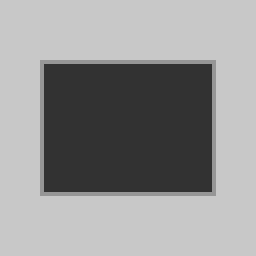
%> input picture a2/PA2-testimages/block2.tif, 64 x 64 px (shown 4 times larger)
$ octave Generalised_Hough_transform.m   (GNU Octave 9; MATLAB toolbox functions it lacks are replaced by stand-ins)
%> lines starting %> are read from the running program, lines starting %| are printed output that depends on the picture; in (x1, y1, x2, y2) boxes, pixels count from 0 and x2, y2 are one past the last pixel; in counts of white or black regions, pixels touching at a corner belong together; the program's own positions count from 1
Is = imread('PA2-testimages/block2.tif');
%> Is is the input picture: size 64x64 uint8; min 50, max 200, mean 148.9
Itm = imread('PA2-testimages/block2.tif');
[score,  y, x ] = Generalized_hough_transform(Is,Itm);

function [score,  y, x ] = Generalized_hough_transform(Is,Itm)
%Find template/shape Itm in greyscale image Is using generalize hough trasform

%Use generalized hough transform to find Template/shape binary image given in binary image Itm in grayscale image Is (greyscale image)

%Is is greyscale  picture were the template Itm should be found
%Itm is bool edge image of the template with edges markedd ones
%Return the x,y location  cordniates  which gave the best match
%Also return the score of each this point (number of point matching)

%The x,y are the cordinates in image Is in which the  the top left edge of image Itm (1,1) should be positioned in order to give the best match

%Is=imread('');
%Itm=imread('');
%if nargin<3 thresh=1;end;

%--------------------------create edge and system edge images------------------------------------------------------------------------------------------------------------------------

%Is=rgb2gray(Is);

Iedg=edge(Is,'canny'); % Take canny edge images of Is with automatic threshold
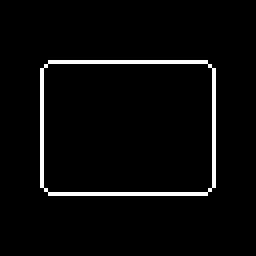
%> Iedg: size 64x64 logical (shown 4 times larger); 3.5% white in thin lines or dots, all inside (x1, y1, x2, y2) = (10, 15, 54, 49)
%}
%--------------------------------------------------------------------------------------------------------------------------------------
[y x]=find(Itm>0); % find all y,x cordinates of all points equal 1 inbinary template image Itm
%> y = 4096 values from 1 to 64; x = 4096 values from 1 to 64
nvs=size(x);% number of points in the  template image
%> nvs = [4096 1]
%-------------------Define Yc and Xc ----------------------------------------------
Cy=1;%round(mean(y));% find object y center, note that any reference point will do so the origin of axis hence 1 could be used just as well
Cx=1;%round(mean(x));% find object z center, note that any reference point will do so the origin of axis hence 1 could be used just as well

%------------------------------create gradient map of Itm, distrobotion between zero to pi %%%%%%%%%%%%%%%%%%%%%%%%%%%%%%%%%%%%%%%%%
GradientMap = gradient_direction( Itm );
%> in gradient_direction, `Dy=imfilter(double(i3),[1; -1],'same');`:
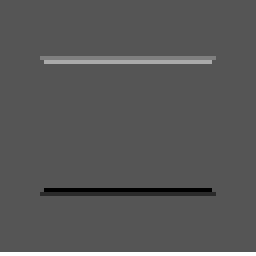
%> Dy: size 64x64 double (shown 4 times larger); min -100, max 200, mean 3.1; drawn with min black and max white
%> in gradient_direction, `Dx=imfilter(double(i3),[1  -1],'same');`:
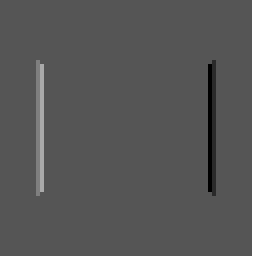
%> Dx: size 64x64 double (shown 4 times larger); min -100, max 200, mean 3.1; mean of the top-left, top-right, bottom-left and bottom-right quarters 2.4, 3.9, 2.4, 3.9; drawn with min black and max white
%> in gradient_direction, `Is=mod(atan2(Dy,Dx)+pi(), pi());`:
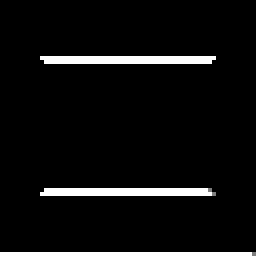
%> Is: size 64x64 double (shown 4 times larger); min 0, max 1.57, mean 0.0899; drawn with min black and max white

%%%%%%%%%%%%%%%%%%%%%%%Create an R-Table of Itm gradients to  parameter space in parameter space.%%%%%%%%%%%%%%%%%%%%%%%%%%%%%%%%%%%%%%%%%%%%%%%%
%---------------------------create template descriptor array------------------------------------
MaxAngelsBins=30;% devide the angel space to MaxAngelsBins uniformed space bins
MaxPointsPerangel=nvs(1);% maximal amount of points corresponding to specific angel
%> MaxPointsPerangel = 4096

PointCounter=zeros(MaxAngelsBins);% counter for the amount of edge points associate with each angel gradient
Rtable=zeros(MaxAngelsBins,MaxPointsPerangel,2); % assume maximum of 100 points per angle with MaxAngelsBins angles bins between zero and pi and x,y for the vector to the center of each point
% the third adimension are vector from the point to the center of the vessel

%------------------fill the  angel bins with points in the Rtable---------------------------------------------------------
for f=1:1:nvs(1)
    bin=round((GradientMap(y(f), x(f))/pi)*(MaxAngelsBins-1))+1; % transform from continues gradient angles to discrete angle bins and
    PointCounter(bin)=PointCounter(bin)+1;% add one to the number of points in the bin
    if (PointCounter(bin)>MaxPointsPerangel)
        disp('exceed max bin in hugh transform');
    end;
    Rtable(bin, PointCounter(bin),1)= Cy-y(f);% add the vector from the point to the object center to the bin
    Rtable(bin, PointCounter(bin),2)= Cx-x(f);% add the vector from the point to the object center to the bin
end;
%plot(pc);
%pause;


%%%%%%%%%%%%%%%%%%%%%%%%%%%%%%%%%%%%%%%%%%%%%%%%create and populate hough space%%%%%%%%%%%%%%%%%%%%%%%%%%%%%%%%%%%%%%%%%%%%%%%%%%%%%%%%%%%%%%%%%%%%%%%%%%%%
%-----------------------------use the array in previous image to identify the template in the main image Is----------------------------------------
[y x]=find(Iedg>0); % find all edg point in the in edge image Iedg of the main image Is
%> y = 144 values from 16 to 49; x = 144 values from 11 to 54
np=size(x);% find number of edge points Is edge image
%> np = [144 1]
GradientMap=gradient_direction(Is); % create gradient direction  map of the Is
Ss=size(Is); % Size of the main image Is
%> Ss = [64 64]
houghspace=zeros(size(Is));% the hough space assume to be in size of the image but it should probably be smaller
    for f=1:1:np(1)
          bin=round((GradientMap(y(f), x(f))/pi)*(MaxAngelsBins-1))+1; % transform from continues gradient angles to discrete angle bins and

          for fb=1:1:PointCounter(bin)
              ty=Rtable(bin, fb,1)+ y(f);
              tx=Rtable(bin, fb,2)+ x(f);
               if (ty>0) && (ty<Ss(1)) && (tx>0) && (tx<Ss(2))
                   houghspace(Rtable(bin, fb,1)+ y(f), Rtable(bin, fb,2)+ x(f))=  houghspace(Rtable(bin, fb,1)+ y(f), Rtable(bin, fb,2)+ x(f))+1; % add point in were the center of the image should be according to the pixel gradient
               end;
          end;
    end;
%> this loop made 144 passes
%> bin on passes 1 to 12: 1, 1, 1, 1, 1, 1, 1, 1, 1, 1, 1, 1
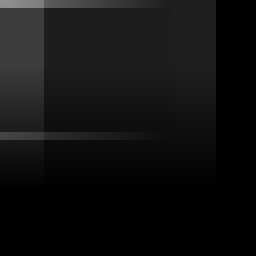
%> houghspace: size 64x64 double (shown 4 times larger); min 0, max 144, mean 16.4

%{
%====================================show The Hough Space in color==================================================================================================
imtool(houghspace);
imshow(houghspace,[]);
colormap jet
colorbar
pause
%}

%============================================Find best match in hough space=========================================================================================

%---------------------------------------------------------------------------normalized according to template size (fraction of the template points that was found)------------------------------------------------------------------------------------------------
Itr=houghspace;%./(sum(sum(Itm))); % Itr become the new score matrix
%---------------------------------------------------------------------------find  the location best score all scores which are close enough to the best score
%imtool(Itr,[]);
mx=max(max(Itr));% find the max score location
%> mx = 144
[y,x]=find(Itr==mx);%
%> y = 1; x = 1


%[y,x]=find(Itr>=thresh*mx,  10, 'first'); % find the location first 10 best matches which their score is at least thresh percents of the maximal score and pot them in the x,y array

score=Itr(y,x); % find max score in the huogh space
%> score = 144
%> `[score,  y, x ] = Generalized_hough_transform(Is,Itm);`: y = 1

end


%%%%%%%%%%%%%%%%%%%%%%%%%%%%%%%%%%%%%%%%%%%%%%%%%%%%%%%%%%%%%%%%%%%%%%%%%%%%%%%%%%%%%%%%%%%%%%%%%%%%%%%%%%%%%%%%%%%%%%%%%%%%%%%%%%%%%%%%%%%%%%%%%%%%%%%%%%%%%%%%%%
%%%%%%%%%%%%%%%%%%%%%%%%%%%%%%%%%%%%%%%%%%%%%%%%%%%%%%%%%%%%%%%%%%%%%%%%%%%%%%%%%%%%%%%%%%%%%%%%%%%%%%%%%%%%%%%%%%%%%%%%%%%%%%%%%%%%%%%%%%%%%%%%%%%%%%%%%%%%%%%%%%
%%%%%%%%%%%%%%%%%%%%%%%%%%%%%%%%%%%%%%%%%%%%%%%%%%%%%%%%%%%%%%%%%%%%%%%%%%%%%%%%%%%%%%%%%%%%%%%%%%%%%%%%%%%%%%%%%%%%%%%%%%%%%%%%%%%%%%%%%%%%%%%%%%%%%%%%%%%%%%%%%%


function [ Is ] = gradient_direction( i3 )
%return map of the absolute direction from -pi/2 to pi/2  of gradient in every point of the gradient  i3(only half circle does not have negative directionss
%-------------------------------------------------------------------
Dy=imfilter(double(i3),[1; -1],'same');%x first derivative  sobel mask
Dx=imfilter(double(i3),[1  -1],'same');% y sobel first derivative
%Is=atan2(Dy,Dx)+pi();
Is=mod(atan2(Dy,Dx)+pi(), pi());%atan(Dy/Dx);%note that this expression can reach infinity if dx is zero mathlab aparently get over it but you can use the folowing expression instead slower but safer:
% [8 lines of commented-out code are left out]
end

$ run again, with a2/PA2-testimages/block.tif copied over a2/PA2-testimages/block2.tif
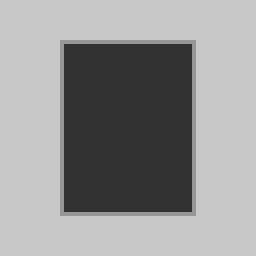
%> input picture a2/PA2-testimages/block.tif, 64 x 64 px (shown 4 times larger)
%> Is is the input picture: size 64x64 uint8; min 50, max 200, mean 148.9
%> in Generalized_hough_transform, `Iedg=edge(Is,'canny');`:
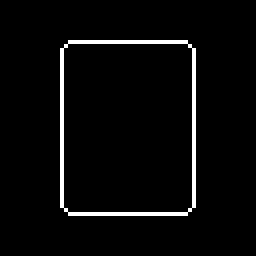
%> Iedg: size 64x64 logical (shown 4 times larger); 3.5% white in thin lines or dots, all inside (x1, y1, x2, y2) = (15, 10, 49, 54)
%> in Generalized_hough_transform, `[y x]=find(Itm>0);`: y = 4096 values from 1 to 64
%> nvs = [4096 1]
%> Is: size 64x64 double
%> MaxPointsPerangel = 4096
%> in Generalized_hough_transform, `[y x]=find(Iedg>0);`: y = 144 values from 11 to 54; x = 144 values from 16 to 49
%> np = [144 1]
%> the loop in Generalized_hough_transform, `for f=1:1:np(1)` made 144 passes
%> bin on passes 1 to 8: 1, 1, 1, 1, 1, 1, 1, 1
%> after the loop in Generalized_hough_transform, `for f=1:1:np(1)`:
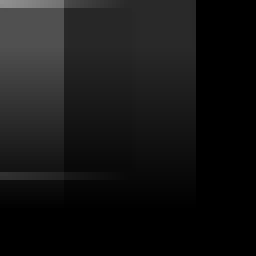
%> houghspace: size 64x64 double (shown 4 times larger); min 0, max 144, mean 20.9
%> mx = 144
%> in Generalized_hough_transform, `[y,x]=find(Itr==mx);`: y = 1
%> in Generalized_hough_transform, `score=Itr(y,x);`: score = 144
%> `[score,  y, x ] = Generalized_hough_transform(Is,Itm);`: y = 1
